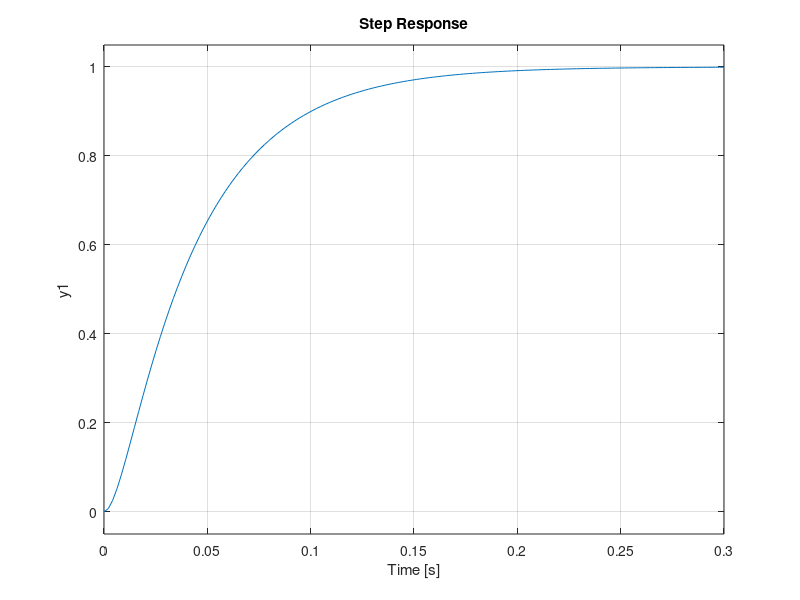

Here is the MATLAB script that generated this plot: (Note: this script raises an error after producing the figure.)
%%
% Planta teorica (tiempo continuo)

C = 1e-6;
R1 = 10e3;
R2 = 27e3;

s = tf([1], [C*C*R1*R2 2*R1*C+C*R2 1])

figure(1)
step(s)
grid on
stepinfo(s);

figure(2)
pzmap(s)
grid on
[polos_teo, ~] = pzmap(s);

%%
% Discretizacion de la planta teorica para comparar con identificacion

ts_ident = 15;          % tiempo de sampleo en identificacion (en ms)
s_disc = c2d(s, ts_ident/1000, 'foh');

figure(3)
pzmap(s_disc)
grid on
[polos_disc_teo, ~] = pzmap(s_disc);

%%
% Analisis valores obtenidos en identificacion

%[0 0.164 0.073],[1 -0.856 0.094]
% N = 140, ts = 15 ms
s_ident_disc = tf([0 0.164 0.073],[1 -0.856 0.094], ts_ident/1000);
pzmap(s_ident_disc)
grid on

[polos_disc_ident, ~] = pzmap(s_ident_disc);
polos_disc_teo
polos_disc_ident

polos_cont_ident = log(polos_disc_ident)/(ts_ident/1000)